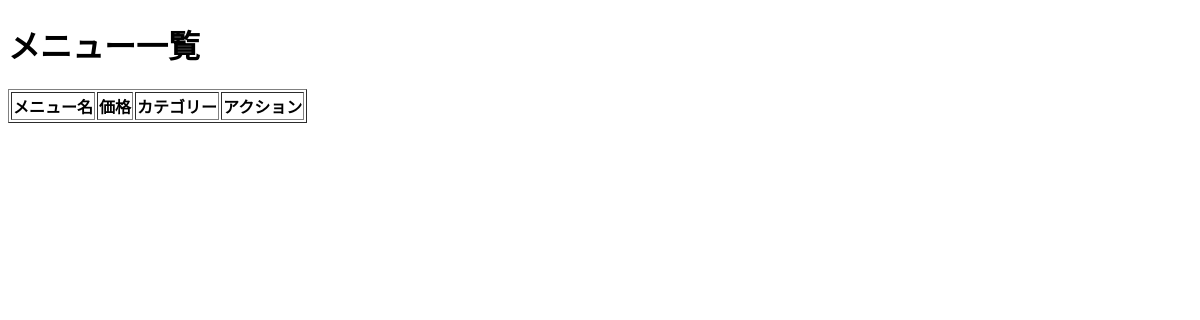
/menu_list/, run on an earlier commit of the app's database.
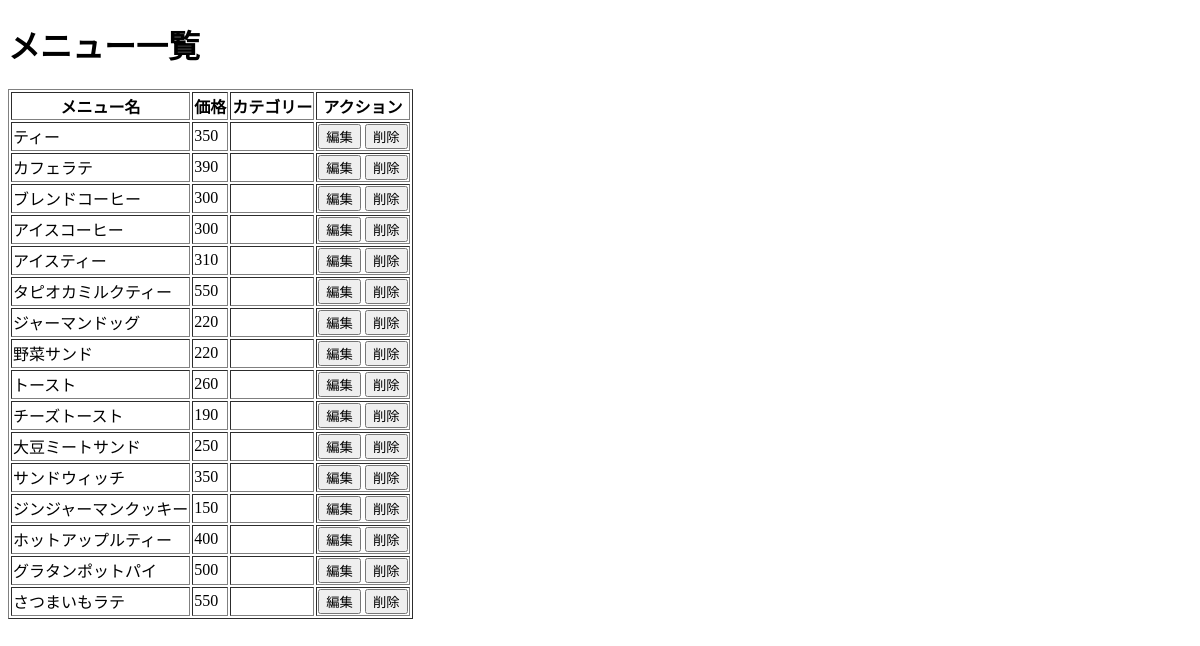
And on a later commit of the database.
### cafeapp/models.py (models this page shows, shortened)
class Menu(models.Model):
    menu_name = models.CharField(max_length=80)
    price = models.PositiveIntegerField(default=0)

### cafeapp/views.py (the view)
# urls.py: path('menu_list/', views.MenuListView.as_view(), name='menu_list'),
class MenuListView(ListView):
    model = Menu

### cafeapp/templates/cafeapp/menu_list.html (shortened to what this page needs)
{% extends 'base.html' %}
{% block content %}
<h1>メニュー一覧</h1>
<table border="1">
    <thead>
        <tr>
            <th>メニュー名</th>
            <th>価格</th>
            <th>カテゴリー</th>
            <th>アクション</th>
        </tr>
    </thead>
    {% for menu in object_list %}
    <tr>
        <td>{{menu.menu_name}}</td>
        <td>{{menu.price}}</td>
        <td>{{menu.category}}</td>
        <td>
            <button onclick="location.href='{% url 'menu_update' pk=menu.pk %}'">編集</button>
            <button onclick="location.href='{% url 'menu_delete' pk=menu.pk %}'">削除</button>
        </td>
    </tr>
    {% endfor %}
</table>
{% endblock content %}

### cafeapp/templates/base.html (shortened to what this page needs)
<!DOCTYPE html>
<html lang="ja">
<head>
</head>
<body>
     <div class="container">
         {% block content %}{% endblock %}
     </div>
</body>
</html>

What changed in the data, as far as the page shows it:
added Menu: menu_name "ティー", price "350"
added Menu: menu_name "カフェラテ", price "390"
added Menu: menu_name "ブレンドコーヒー", price "300"
added Menu: menu_name "アイスコーヒー", price "300"
added Menu: menu_name "アイスティー", price "310"
added Menu: menu_name "タピオカミルクティー", price "550"
added Menu: menu_name "ジャーマンドッグ", price "220"
added Menu: menu_name "野菜サンド", price "220"
added Menu: menu_name "トースト", price "260"
added Menu: menu_name "チーズトースト", price "190"
added Menu: menu_name "大豆ミートサンド", price "250"
added Menu: menu_name "サンドウィッチ", price "350"
added Menu: menu_name "ジンジャーマンクッキー", price "150"
added Menu: menu_name "ホットアップルティー", price "400"
added Menu: menu_name "グラタンポットパイ", price "500"
added Menu: menu_name "さつまいもラテ", price "550"
